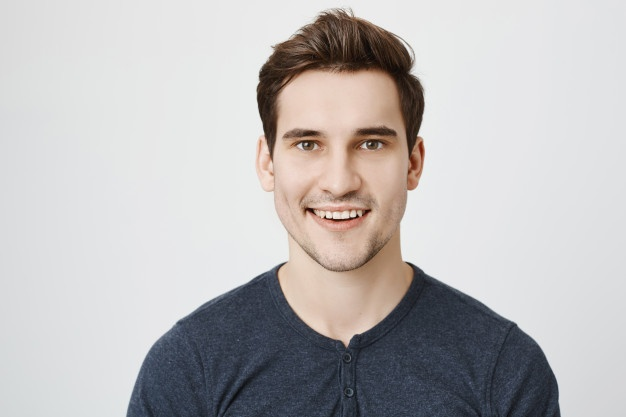
#> input picture 1.jpg, 626 x 417 px, given in place of 2.jpg, which was not available
$ python main.py
#> lines starting #> are read from the running program, lines starting #| are printed output that depends on the picture; after the words box and inside, x2 and y2 are one past the last pixel; in counts of white or black regions, pixels touching at a corner belong together; long printed decimals are rounded; pictures that were not available may be replaced by others from this repository, and a replacement may not be noted
import cv2
import math
import numpy as np

def main():
    # training data untuk menentukan mata dan muka
    face_cascade = cv2.CascadeClassifier('haarcascade_frontalface_default.xml')
    eye_cascade = cv2.CascadeClassifier('haarcascade_eye.xml')

    # baca image
    img1 = cv2.imread('2.jpg')
#> img1 is the input picture: shape (417, 626, 3); mean B, G, R 186.2, 186, 188.6
    img2 = cv2.imread('4.jpg')
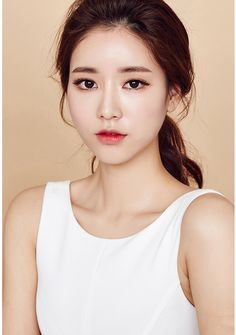
#> input picture 4.jpg, 236 x 335 px
#> img2 is the input picture: shape (335, 236, 3); mean B, G, R 166.3, 181.9, 206.8
    gray1 = cv2.cvtColor(img1, cv2.COLOR_BGR2GRAY)
    gray2 = cv2.cvtColor(img2, cv2.COLOR_BGR2GRAY)
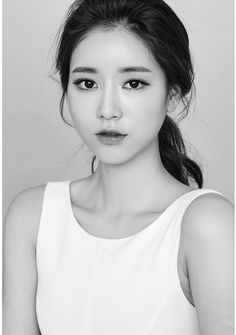
#> gray2: shape (335, 236); min 3, max 255, mean 187.6

    # deteksi muka
    faces1 = face_cascade.detectMultiScale(gray1, 1.3, 5)
#> faces1 = [[248, 72, 185, 185]]
    faces2 = face_cascade.detectMultiScale(gray2, 1.3, 5)
#> faces2 = [[47, 30, 134, 134]]

    # deteksi objek mata dalam muka 1
    for (x, y, w, h) in faces1:
        cv2.rectangle(img1, (x, y), (x + w, y + h), (255, 0, 0), 2)
        roi_gray = gray1[y:y + h, x:x + w]
        roi_color = img1[y:y + h, x:x + w]

        eyes1 = eye_cascade.detectMultiScale(roi_gray)
        for (ex, ey, ew, eh) in eyes1:
            cv2.rectangle(roi_color, (ex, ey), (ex + ew, ey + eh), (0, 255, 0), 2)
#> this loop made 1 pass
#> (x, y, w, h, eyes1) on pass 1: (248, 72, 185, 185, [[38, 53, 39, 39], [101, 52, 40, 40], [52, 128, 23, 23]])
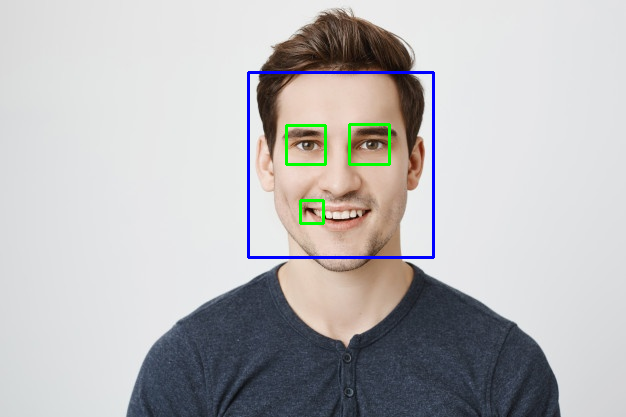
#> img1: shape (417, 626, 3); 1.31% of pixels changed, all inside (x1, y1, x2, y2) = (247, 71, 435, 259)
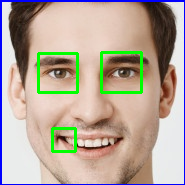
#> roi_color: shape (185, 185, 3); mean B, G, R 154, 168, 181.3

    # tampungan nilai muka 1 untuk penghitungan jarak
    arr_face1 = np.array(gray1[faces1[0][1]:faces1[0][1] + faces1[0][3], faces1[0][0]:faces1[0][0] + faces1[0][2]])
    print(arr_face1)
#> (printed output is left out)
    cv2.imshow('img1', img1)

    # deteksi objek mata dalam muka 2
    for (x, y, w, h) in faces2:
        cv2.rectangle(img2, (x, y), (x + w, y + h), (255, 0, 0), 2)
        roi_gray = gray2[y:y + h, x:x + w]
        roi_color = img2[y:y + h, x:x + w]

        eyes2 = eye_cascade.detectMultiScale(roi_gray)
        for (ex, ey, ew, eh) in eyes2:
            cv2.rectangle(roi_color, (ex, ey), (ex + ew, ey + eh), (0, 255, 0), 2)
#> this loop made 1 pass
#> (x, y, w, h, eyes2) on pass 1: (47, 30, 134, 134, [[23, 38, 31, 31], [69, 36, 34, 34]])
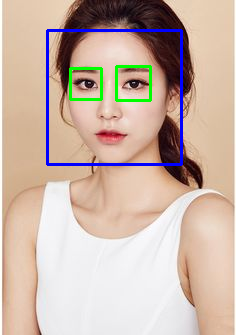
#> img2: shape (335, 236, 3); 3.01% of pixels changed, all inside (x1, y1, x2, y2) = (46, 29, 183, 166)
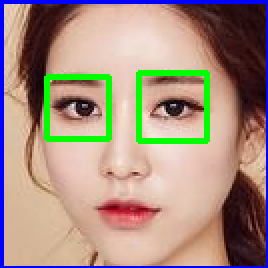
#> roi_color: shape (134, 134, 3) (shown 2 times larger); mean B, G, R 129.2, 143.3, 166.2

    # tampungan nilai muka 2 untuk penghitungan jarak
    arr_face2 = np.array(gray2[faces2[0][1]:faces2[0][1] + faces1[0][3], faces2[0][0]:faces2[0][0] + faces1[0][2]])
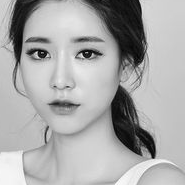
#> arr_face2: shape (185, 185); min 3, max 253, mean 168.7
    print(arr_face2)
#> (printed output is left out)
    cv2.imshow('img2', img2)

    # tampilan perhitungan jarak
    print('Distance between image : ', str(calculateDistance(arr_face1, arr_face2)))

    cv2.waitKey(0)
    cv2.destroyAllWindows()

# fungsi eucledian distance
def calculateDistance(image1, image2):
    distance = 0
    for i in range(len(image1)):
        for j in range(len(image1)):
            distance += math.pow((image1[i][j] - image2[i][j]), 2)
#> after the loop, distance = 701372113
    distance = np.sqrt(distance)
#> distance = 26483.4
    return distance

if __name__ == '__main__':
    main()
#| Distance between image :  26483.431
